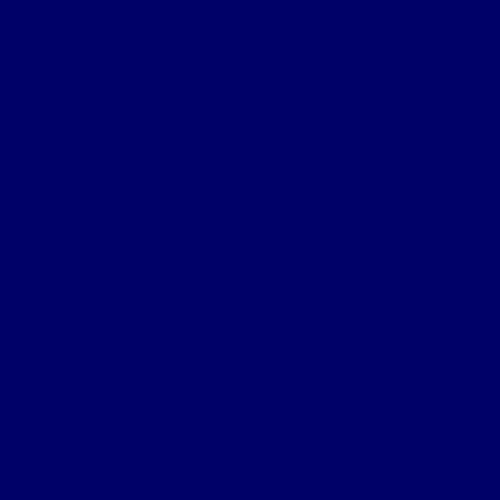
Frame 1 (no input)
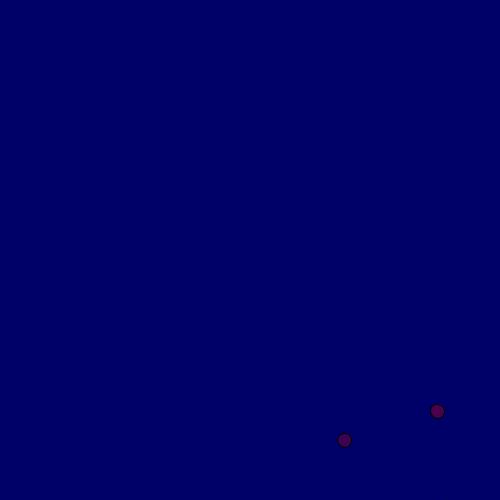
Frame 60 (the mouse pressed at the canvas centre just before this capture)
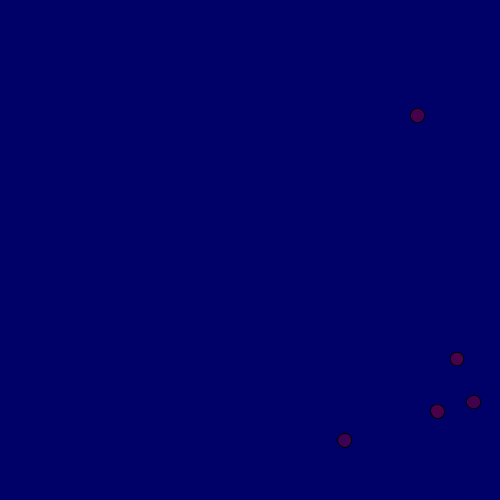
Frame 120 (the mouse held since frame 60 and released just before this capture)

The Processing sketch that drew these frames (run headless with seeded random() and noise(); from frame 60 on, the mouse is pressed at the canvas centre):

// Processing sketch: p135_3
// ── p135_3.pde
void setup() {
  size(500,500);
  colorMode(HSB, 0, 100, 100);
  smooth();
  // noLoop();
  background(360);
  frameRate(30);
}

void draw() {
  fill(360,100,100,random(60,80));
  pushMatrix();
  rotate(random(0,360));
  float x = width/2;
  float y = height/2;
  translate(random(0,width), random(0,height));
  ellipse(x, y, 14, 14);
  popMatrix();
}
